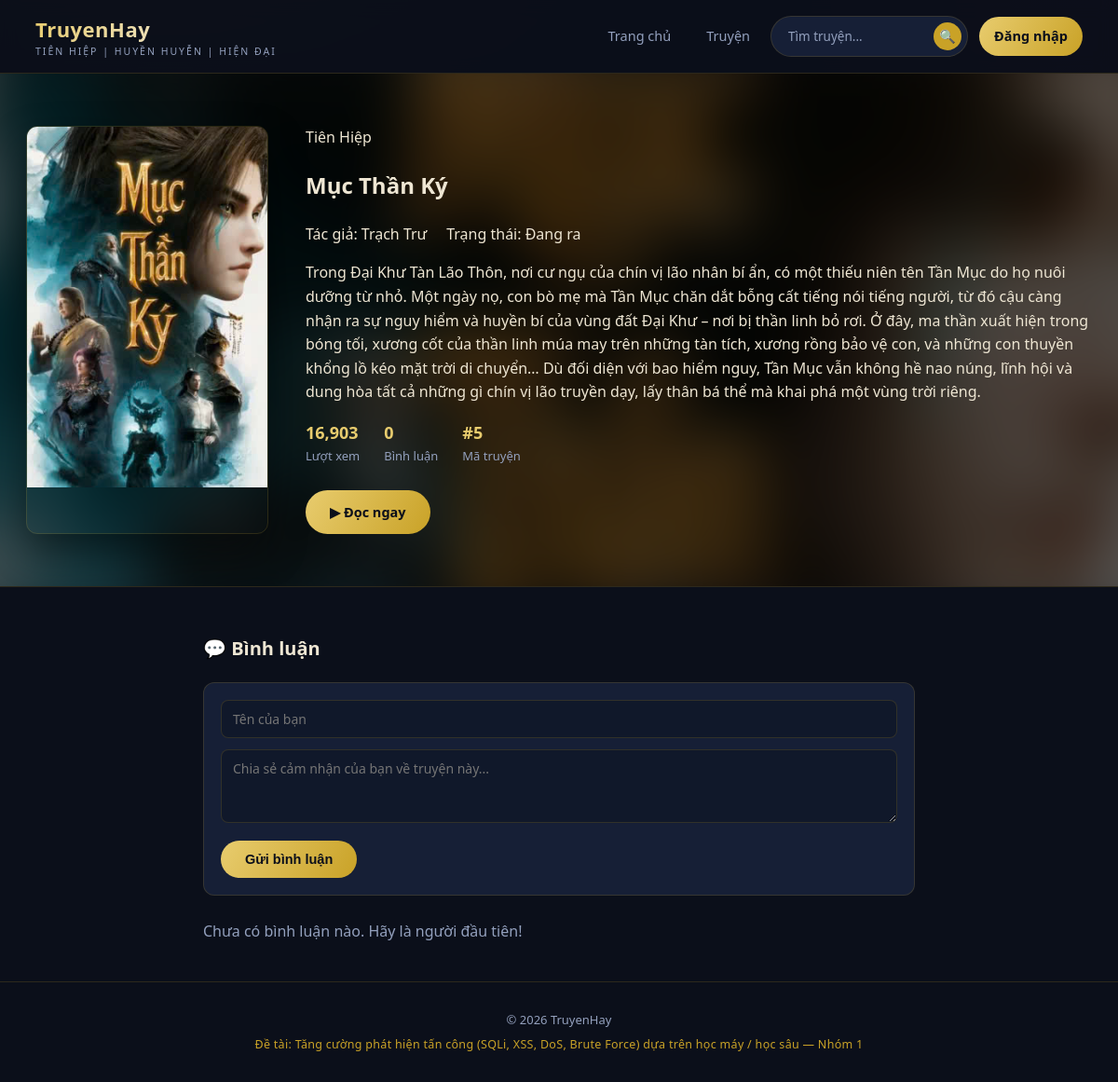
/truyen/5, run on the app's committed database.
### tables this page shows
CREATE TABLE truyen (
            id INTEGER PRIMARY KEY AUTOINCREMENT,
            title TEXT NOT NULL,
            author TEXT NOT NULL,
            category TEXT NOT NULL,
            description TEXT,
            image TEXT,
            views INTEGER DEFAULT 0,
            status TEXT NOT NULL DEFAULT "Đang ra",
            create_at TIMESTAMP DEFAULT CURRENT_TIMESTAMP
        );

### app.py (the view, shortened to what this page needs)
@app.route("/truyen/<truyen_id>", methods=["GET", "POST"])
def truyen_detail(truyen_id):
    db = get_db()
    cur = db.cursor()
    if request.method == "GET": #GET
        sql = ("SELECT * FROM truyen WHERE id = {t_id}").format(t_id=truyen_id)
        try: #Lay truyen
            truyen = run_query(sql, fetch="one")
        except sqlite3.Error as e:
            return f"Loi: {e}", 400
        if truyen == None:
            return "Không tìm thấy truyện !", 404
        try: #UPDATE views
            u_sql = "UPDATE truyen SET views = views + 1 WHERE id = {t_id}".format(t_id=truyen_id)
            run_query(u_sql, fetch="none")
        except sqlite3.Error as e:
            pass
        try: #Comments
            cmt_sql = ("SELECT * FROM comments WHERE truyen_id = {id} ORDER BY id"
                       ).format(id=truyen_id)
            comments = run_query(cmt_sql)
        except sqlite3.Error as e:
            comments =[]
        return render_template("truyen_detail.html", truyen=truyen, comments=comments)

### app.py (called while the page is built)
def get_db():
    if "db" not in g:
        g.db = sqlite3.connect(DB_PATH)
        g.db.row_factory = sqlite3.Row
    return g.db

def run_query(query, fetch="all"):
    db = get_db()
    cur = db.cursor()
    cur.execute(query)
    if fetch == "all":
        rows = cur.fetchall()
        return rows
    elif fetch == "one":
        row = cur.fetchone()
        return row
    else:
        db.commit()
        return None

### templates/truyen_detail.html (shortened to what this page needs)
<!DOCTYPE html>
<html lang="vi">
<head>
<link rel="stylesheet" href="{{ url_for('static', filename='style.css') }}">
</head>
<body>
<header class="site-header">
  <div class="header-inner">
    <a href="{{ url_for('index') }}" class="brand">
      <div>
        <div class="brand-text">TruyenHay</div>
        <div class="brand-sub">Tiên hiệp | Huyền huyễn | Hiện đại</div>
      </div>
    </a>
    <nav class="main-nav">
      <a href="{{ url_for('index') }}">Trang chủ</a>
      <a href="{{ url_for('truyen_list') }}">Truyện</a>
      <form class="search-form" action="{{ url_for('truyen_list') }}" method="get">
        <input type="text" name="q" placeholder="Tìm truyện...">
        <button type="submit" aria-label="Tìm kiếm">🔍</button>
      </form>
      {% if session.get('username') %}
        <a href="{{ url_for('logout') }}">Đăng xuất ({{ session.get('username') }})</a>
      {% else %}
        <a href="{{ url_for('login') }}" class="cta">Đăng nhập</a>
      {% endif %}
    </nav>
  </div>
</header>
<section class="detail-hero">
  {% set cover_img = truyen['image'] if truyen['image'] else 'tiennghich.jpg' %}
  {% set cover_url = url_for('static', filename='images/' + cover_img) %}
  <div class="detail-hero-bg" style="background-image: url('{{cover_url}}');"></div>
  <div class="detail-inner">
    <div class="detail-cover">
      <img src="{{cover_url}}" alt="{{ truyen.title }}">
    </div>
    <div class="hero-info">
      <span class="category-tag">{{ truyen['category']}}</span>
      <h1>{{ truyen['title'] }}</h1>
      <div class="author">Tác giả: {{ truyen['author'] }} &nbsp; &nbsp; Trạng thái: {{ truyen['status'] }}</div>
      <p class="desc">{{ truyen['description'] }}</p>
      <div class="stat-row">
        <div class="stat"><b>{{ "{:,}".format(truyen['views'] or 0) }}</b>Lượt xem</div>
        <div class="stat"><b>{{ comments|length }}</b>Bình luận</div>
        <div class="stat"><b>#{{ truyen['id'] }}</b>Mã truyện</div>
      </div>
      <a href="#doc" class="btn btn-primary">▶ Đọc ngay</a>
    </div>
  </div>
</section>
<div class="comments-wrap" id="doc">
  <h2>💬 Bình luận</h2>
  <form class="comment-form" method="post" action="{{ url_for('truyen_detail', truyen_id=truyen['id']) }}">
    <input type="text" name="username" placeholder="Tên của bạn"
           value="{{ session.get('username', '') }}" required>
    <textarea name="content" rows="3" placeholder="Chia sẻ cảm nhận của bạn về truyện này..." required></textarea>
    <button type="submit" class="btn btn-primary">Gửi bình luận</button>
  </form>
  {% for c in comments %}
  <div class="comment-item">
    <div class="who">{{ c.username }}<span class="when">{{ c.created_at }}</span></div>
    <div class="body">{{ c.content|safe }}</div>
  </div>
  {% else %}
  <p style="color:var(--muted);">Chưa có bình luận nào. Hãy là người đầu tiên!</p>
  {% endfor %}
</div>
<footer class="site-footer">
  <div>© 2026 TruyenHay</div>
  <div class="project-line">Đề tài: Tăng cường phát hiện tấn công (SQLi, XSS, DoS, Brute Force) dựa trên học máy / học sâu — Nhóm 1</div>
</footer>
</body>
</html>

### data on the page
truyen: category "Tiên Hiệp", title "Mục Thần Ký", author "Trạch Trư", status "Đang ra", description "Trong Đại Khư Tàn Lão Thôn, nơi cư ngụ của chín vị lão nhân bí ẩn, có một thiếu niên tên Tần Mục do họ nuôi dưỡng từ nhỏ. Một ngày nọ, con bò mẹ mà Tần Mục chăn dắt bỗng cất tiếng nói tiếng người, từ đó cậu càng nhận ra sự nguy hiểm và huyền bí của vùng đất Đại Khư – nơi bị thần linh bỏ rơi. Ở đây, ma thần xuất hiện trong bóng tối, xương cốt của thần linh múa may trên những tàn tích, xương rồng bảo vệ con, và những con thuyền khổng lồ kéo mặt trời di chuyển… Dù đối diện với bao hiểm nguy, Tần Mục vẫn không hề nao núng, lĩnh hội và dung hòa tất cả những gì chín vị lão truyền dạy, lấy thân bá thể mà khai phá một vùng trời riêng.", views "16,903", id "5"

### other printed values
{{ comments|length }} "0"
